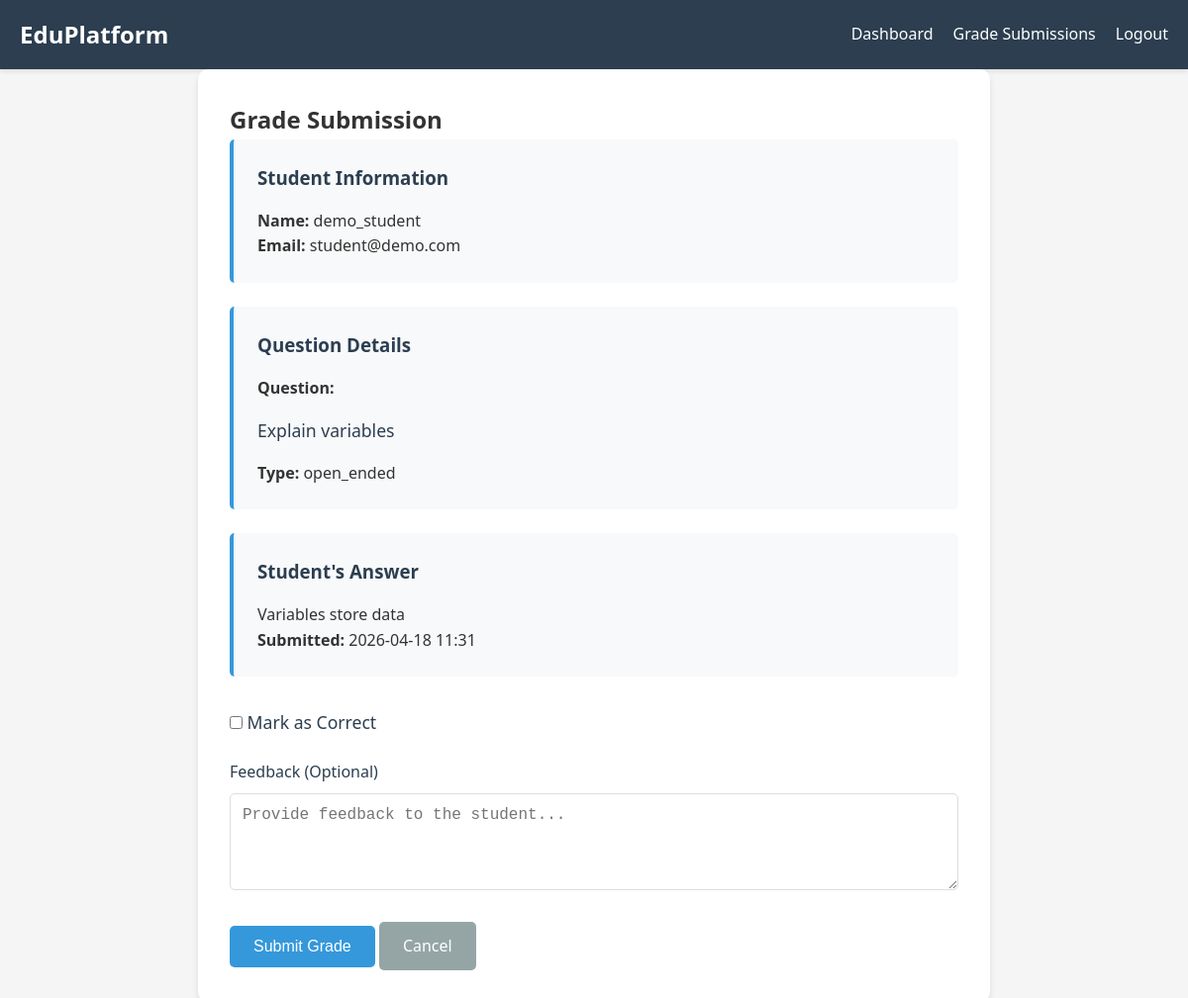
Screenshot of /teacher/grade/2 (signed in) with the database file from the repository.
### app.py (models this page shows)
class User(UserMixin, db.Model):
    id = db.Column(db.Integer, primary_key=True)
    username = db.Column(db.String(80), unique=True, nullable=False)
    email = db.Column(db.String(120), unique=True, nullable=False)
    password_hash = db.Column(db.String(256), nullable=False)
    role = db.Column(db.String(20), nullable=False)  # 'teacher' or 'student'
    created_at = db.Column(db.DateTime, default=datetime.utcnow)
    enrollments = db.relationship('Enrollment', backref='student', lazy=True)
    submissions = db.relationship('Submission', backref='student', lazy=True)

class Question(db.Model):
    id = db.Column(db.Integer, primary_key=True)
    lesson_id = db.Column(db.Integer, db.ForeignKey('lesson.id'), nullable=False)
    question_text = db.Column(db.Text, nullable=False)
    question_type = db.Column(db.String(20), nullable=False)  # 'multiple_choice', 'open_ended'
    options = db.Column(db.Text)  # JSON string for multiple choice options
    correct_answer = db.Column(db.Text)  # For multiple choice
    order = db.Column(db.Integer, nullable=False)
    submissions = db.relationship('Submission', backref='question', lazy=True)

class Submission(db.Model):
    id = db.Column(db.Integer, primary_key=True)
    student_id = db.Column(db.Integer, db.ForeignKey('user.id'), nullable=False)
    question_id = db.Column(db.Integer, db.ForeignKey('question.id'), nullable=False)
    answer = db.Column(db.Text, nullable=False)
    is_correct = db.Column(db.Boolean)
    graded = db.Column(db.Boolean, default=False)
    submitted_at = db.Column(db.DateTime, default=datetime.utcnow)
    teacher_feedback = db.Column(db.Text)

### app.py (the view, shortened to what this page needs)
@app.route('/teacher/grade/<int:submission_id>', methods=['GET', 'POST'])
@login_required
def grade_submission(submission_id):
    if current_user.role != 'teacher':
        flash('Access denied', 'error')
        return redirect(url_for('index'))
    submission = Submission.query.get_or_404(submission_id)
    question = Question.query.get(submission.question_id)
    lesson = Lesson.query.get(question.lesson_id)
    course = Course.query.get(lesson.course_id)
    if course.teacher_id != current_user.id:
        flash('Access denied', 'error')
        return redirect(url_for('view_submissions'))
    return render_template('teacher/grade_submission.html', submission=submission, question=question)

### app.py (called while the page is built)
@login_manager.user_loader
def load_user(user_id):
    return User.query.get(int(user_id))

### templates/teacher/grade_submission.html (shortened to what this page needs)
<!DOCTYPE html>
<html lang="en">
<head>
    <link rel="stylesheet" href="{{ url_for('static', filename='css/style.css') }}">
</head>
<body>
    <nav class="navbar">
        <div class="container">
            <a href="{{ url_for('index') }}" class="brand">EduPlatform</a>
            <div class="nav-links">
                <a href="{{ url_for('teacher_dashboard') }}">Dashboard</a>
                <a href="{{ url_for('view_submissions') }}">Grade Submissions</a>
                <a href="{{ url_for('logout') }}">Logout</a>
            </div>
        </div>
    </nav>
    <main class="container">
        <div class="grading-container">
            <h2>Grade Submission</h2>
            <div class="submission-details">
                <div class="detail-card">
                    <h3>Student Information</h3>
                    <p><strong>Name:</strong> {{ submission.student.username }}</p>
                    <p><strong>Email:</strong> {{ submission.student.email }}</p>
                </div>
                <div class="detail-card">
                    <h3>Question Details</h3>
                    <p><strong>Question:</strong></p>
                    <p class="question-text">{{ question.question_text }}</p>
                    <p><strong>Type:</strong> {{ question.question_type }}</p>
                </div>
                <div class="detail-card">
                    <h3>Student's Answer</h3>
                    <p class="answer-text">{{ submission.answer }}</p>
                    <p><strong>Submitted:</strong> {{ submission.submitted_at.strftime('%Y-%m-%d %H:%M') }}</p>
                </div>
            </div>
            <form method="POST" action="{{ url_for('grade_submission', submission_id=submission.id) }}">
                <div class="form-group">
                    <label class="checkbox-label">
                        <input type="checkbox" id="is_correct" name="is_correct">
                        Mark as Correct
                    </label>
                </div>
                <div class="form-group">
                    <label for="teacher_feedback">Feedback (Optional)</label>
                    <textarea id="teacher_feedback" name="teacher_feedback" rows="4" placeholder="Provide feedback to the student..."></textarea>
                </div>
                <button type="submit" class="btn btn-primary">Submit Grade</button>
                <a href="{{ url_for('view_submissions') }}" class="btn btn-secondary">Cancel</a>
            </form>
        </div>
    </main>
</body>
</html>

### static/css/style.css (style rules this page uses)
* { margin: 0; padding: 0; box-sizing: border-box; }
body { font-family: 'Segoe UI', Tahoma, Geneva, Verdana, sans-serif; line-height: 1.6; color: #333; background-color: #f5f5f5; }
.container { max-width: 1200px; margin: 0 auto; padding: 0 20px; }
.navbar { background-color: #2c3e50; color: white; padding: 1rem 0; box-shadow: 0 2px 5px rgba(0,0,0,0.1); }
.navbar .container { display: flex; justify-content: space-between; align-items: center; }
.brand { font-size: 1.5rem; font-weight: bold; color: white; text-decoration: none; }
.nav-links { display: flex; gap: 20px; }
.nav-links a { color: white; text-decoration: none; transition: color 0.3s; }
main { padding: 2rem 0; min-height: calc(100vh - 200px); }
.btn { display: inline-block; padding: 0.75rem 1.5rem; border: none; border-radius: 5px; cursor: pointer; text-decoration: none; font-size: 1rem; transition: all 0.3s; text-align: center; }
.btn-primary { background-color: #3498db; color: white; }
.btn-secondary { background-color: #95a5a6; color: white; }
.form-group { margin-bottom: 1.5rem; }
.form-group label { display: block; margin-bottom: 0.5rem; color: #2c3e50; font-weight: 500; }
.form-group input, .form-group textarea, .form-group select { width: 100%; padding: 0.75rem; border: 1px solid #ddd; border-radius: 5px; font-size: 1rem; }
.question-text { font-size: 1.1rem; margin: 1rem 0; color: #2c3e50; }
.grading-container { background: white; padding: 2rem; border-radius: 10px; box-shadow: 0 4px 6px rgba(0,0,0,0.1); max-width: 800px; margin: 0 auto; }
.submission-details { display: grid; gap: 1.5rem; margin-bottom: 2rem; }
.detail-card { background: #f8f9fa; padding: 1.5rem; border-radius: 5px; border-left: 4px solid #3498db; }
.detail-card h3 { margin-bottom: 1rem; color: #2c3e50; }
.checkbox-label { display: flex; align-items: center; gap: 0.5rem; font-size: 1.1rem; cursor: pointer; }
.checkbox-label input { width: auto; }

### rows the page displays
User: student.username "demo_student", student.email "student@demo.com"
Question: question_text "Explain variables", question_type "open_ended"
Submission: answer "Variables store data", submitted_at "2026-04-18 11:31"
